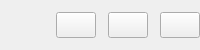
                <widget class="QWidget" name="_Header" native="true">
                    <property name="minimumSize">
                        <size>
                            <width>0</width>
                            <height>50</height>
                        </size>
                    </property>
                    <property name="maximumSize">
                        <size>
                            <width>16777215</width>
                            <height>50</height>
                        </size>
                    </property>
                    <property name="styleSheet">
                        <string notr="true"/>
                    </property>
                    <layout class="QHBoxLayout" name="_HeaderLayout">
                        <property name="spacing">
                            <number>0</number>
                        </property>
                        <property name="leftMargin">
                            <number>0</number>
                        </property>
                        <property name="topMargin">
                            <number>0</number>
                        </property>
                        <property name="rightMargin">
                            <number>0</number>
                        </property>
                        <property name="bottomMargin">
                            <number>0</number>
                        </property>
                        <item>
                            <widget class="QWidget" name="_HeaderPanel" native="true">
                                <property name="minimumSize">
                                    <size>
                                        <width>0</width>
                                        <height>0</height>
                                    </size>
                                </property>
                                <property name="maximumSize">
                                    <size>
                                        <width>16777215</width>
                                        <height>16777215</height>
                                    </size>
                                </property>
                                <property name="styleSheet">
                                    <string notr="true"/>
                                </property>
                                <layout class="QVBoxLayout" name="_HeaderPanelLayout">
                                    <property name="spacing">
                                        <number>6</number>
                                    </property>
                                    <property name="sizeConstraint">
                                        <enum>QLayout::SetDefaultConstraint</enum>
                                    </property>
                                    <property name="leftMargin">
                                        <number>0</number>
                                    </property>
                                    <property name="topMargin">
                                        <number>0</number>
                                    </property>
                                    <property name="rightMargin">
                                        <number>0</number>
                                    </property>
                                    <property name="bottomMargin">
                                        <number>0</number>
                                    </property>
                                    <item>
                                        <widget class="QLabel" name="_Title">
                                            <property name="minimumSize">
                                                <size>
                                                    <width>0</width>
                                                    <height>32</height>
                                                </size>
                                            </property>
                                            <property name="maximumSize">
                                                <size>
                                                    <width>16777215</width>
                                                    <height>32</height>
                                                </size>
                                            </property>
                                            <property name="styleSheet">
                                                <string notr="true"/>
                                            </property>
                                            <property name="text">
                                                <string/>
                                            </property>
                                            <property name="alignment">
                                                <set>Qt::AlignLeading|Qt::AlignLeft|Qt::AlignVCenter</set>
                                            </property>
                                        </widget>
                                    </item>
                                    <item>
                                        <widget class="QLabel" name="_Description">
                                            <property name="minimumSize">
                                                <size>
                                                    <width>0</width>
                                                    <height>0</height>
                                                </size>
                                            </property>
                                            <property name="maximumSize">
                                                <size>
                                                    <width>16777215</width>
                                                    <height>16777215</height>
                                                </size>
                                            </property>
                                            <property name="styleSheet">
                                                <string notr="true"/>
                                            </property>
                                            <property name="text">
                                                <string/>
                                            </property>
                                            <property name="alignment">
                                                <set>Qt::AlignBottom|Qt::AlignLeading|Qt::AlignLeft</set>
                                            </property>
                                        </widget>
                                    </item>
                                </layout>
                            </widget>
                        </item>
                        <item>
                            <spacer name="_Headerr">
                                <property name="orientation">
                                    <enum>Qt::Horizontal</enum>
                                </property>
                                <property name="sizeHint" stdset="0">
                                    <size>
                                        <width>40</width>
                                        <height>20</height>
                                    </size>
                                </property>
                            </spacer>
                        </item>
                        <item>
                            <widget class="QWidget" name="_HeaderPanem" native="true">
                                <property name="minimumSize">
                                    <size>
                                        <width>0</width>
                                        <height>0</height>
                                    </size>
                                </property>
                                <property name="maximumSize">
                                    <size>
                                        <width>16777215</width>
                                        <height>16777215</height>
                                    </size>
                                </property>
                                <property name="styleSheet">
                                    <string notr="true"/>
                                </property>
                                <layout class="QHBoxLayout" name="_HeaderPanemLayout">
                                    <property name="spacing">
                                        <number>12</number>
                                    </property>
                                    <property name="leftMargin">
                                        <number>0</number>
                                    </property>
                                    <property name="topMargin">
                                        <number>0</number>
                                    </property>
                                    <property name="rightMargin">
                                        <number>0</number>
                                    </property>
                                    <property name="bottomMargin">
                                        <number>0</number>
                                    </property>
                                    <item>
                                        <widget class="QPushButton" name="_NewFolder">
                                            <property name="minimumSize">
                                                <size>
                                                    <width>0</width>
                                                    <height>26</height>
                                                </size>
                                            </property>
                                            <property name="maximumSize">
                                                <size>
                                                    <width>16777215</width>
                                                    <height>26</height>
                                                </size>
                                            </property>
                                            <property name="styleSheet">
                                                <string notr="true"/>
                                            </property>
                                            <property name="text">
                                                <string/>
                                            </property>
                                        </widget>
                                    </item>
                                    <item>
                                        <widget class="QPushButton" name="_Upload">
                                            <property name="minimumSize">
                                                <size>
                                                    <width>0</width>
                                                    <height>26</height>
                                                </size>
                                            </property>
                                            <property name="maximumSize">
                                                <size>
                                                    <width>16777215</width>
                                                    <height>26</height>
                                                </size>
                                            </property>
                                            <property name="styleSheet">
                                                <string notr="true"/>
                                            </property>
                                            <property name="text">
                                                <string/>
                                            </property>
                                        </widget>
                                    </item>
                                    <item>
                                        <widget class="QPushButton" name="_Import">
                                            <property name="minimumSize">
                                                <size>
                                                    <width>0</width>
                                                    <height>26</height>
                                                </size>
                                            </property>
                                            <property name="maximumSize">
                                                <size>
                                                    <width>16777215</width>
                                                    <height>26</height>
                                                </size>
                                            </property>
                                            <property name="styleSheet">
                                                <string notr="true"/>
                                            </property>
                                            <property name="text">
                                                <string/>
                                            </property>
                                        </widget>
                                    </item>
                                </layout>
                            </widget>
                        </item>
                    </layout>
                </widget>
